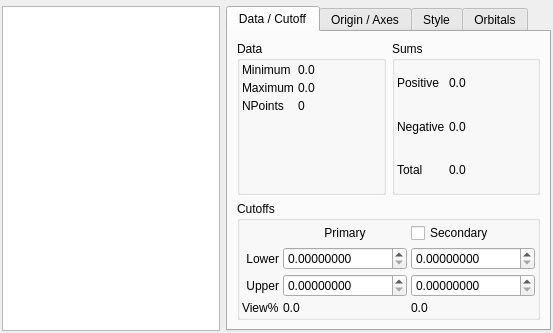
<ui version="4.0">
 <class>GridsDialog</class>
 <widget class="QDialog" name="GridsDialog">
  <property name="geometry">
   <rect>
    <x>0</x>
    <y>0</y>
    <width>553</width>
    <height>333</height>
   </rect>
  </property>
  <property name="windowTitle">
   <string>Grids</string>
  </property>
  <property name="windowIcon">
   <iconset resource="icons.qrc">
    <normaloff>:/stackicons/icons/stack_surfaces.svg</normaloff>:/stackicons/icons/stack_surfaces.svg</iconset>
  </property>
  <layout class="QVBoxLayout">
   <property name="spacing">
    <number>4</number>
   </property>
   <property name="margin">
    <number>2</number>
   </property>
   <item>
    <widget class="QFrame" name="menuFrame">
     <property name="minimumSize">
      <size>
       <width>0</width>
       <height>0</height>
      </size>
     </property>
     <property name="frameShape">
      <enum>QFrame::NoFrame</enum>
     </property>
     <property name="frameShadow">
      <enum>QFrame::Plain</enum>
     </property>
    </widget>
   </item>
   <item>
    <layout class="QHBoxLayout">
     <property name="spacing">
      <number>6</number>
     </property>
     <property name="margin">
      <number>0</number>
     </property>
     <item>
      <widget class="QListWidget" name="GridList">
       <property name="sizePolicy">
        <sizepolicy hsizetype="Expanding" vsizetype="Expanding">
         <horstretch>100</horstretch>
         <verstretch>0</verstretch>
        </sizepolicy>
       </property>
       <property name="minimumSize">
        <size>
         <width>200</width>
         <height>0</height>
        </size>
       </property>
      </widget>
     </item>
     <item>
      <widget class="QTabWidget" name="tabWidget">
       <property name="currentIndex">
        <number>0</number>
       </property>
       <widget class="QWidget" name="DataCutoff">
        <attribute name="title">
         <string>Data / Cutoff</string>
        </attribute>
        <layout class="QVBoxLayout" name="verticalLayout">
         <item>
          <layout class="QHBoxLayout" name="horizontalLayout_4">
           <item>
            <widget class="QGroupBox" name="groupBox_2">
             <property name="title">
              <string>Data</string>
             </property>
             <layout class="QHBoxLayout" name="horizontalLayout_2">
              <property name="spacing">
               <number>4</number>
              </property>
              <property name="margin">
               <number>2</number>
              </property>
              <item>
               <layout class="QGridLayout" name="gridLayout">
                <item row="0" column="0">
                 <widget class="QLabel" name="label_39">
                  <property name="text">
                   <string>Minimum</string>
                  </property>
                 </widget>
                </item>
                <item row="0" column="1">
                 <widget class="QLabel" name="GridMinimumLabel">
                  <property name="sizePolicy">
                   <sizepolicy hsizetype="Expanding" vsizetype="Preferred">
                    <horstretch>0</horstretch>
                    <verstretch>0</verstretch>
                   </sizepolicy>
                  </property>
                  <property name="text">
                   <string>0.0</string>
                  </property>
                 </widget>
                </item>
                <item row="1" column="0">
                 <widget class="QLabel" name="label_38">
                  <property name="text">
                   <string>Maximum</string>
                  </property>
                 </widget>
                </item>
                <item row="1" column="1">
                 <widget class="QLabel" name="GridMaximumLabel">
                  <property name="sizePolicy">
                   <sizepolicy hsizetype="Expanding" vsizetype="Preferred">
                    <horstretch>0</horstretch>
                    <verstretch>0</verstretch>
                   </sizepolicy>
                  </property>
                  <property name="text">
                   <string>0.0</string>
                  </property>
                 </widget>
                </item>
                <item row="2" column="0">
                 <widget class="QLabel" name="label_2">
                  <property name="text">
                   <string>NPoints</string>
                  </property>
                 </widget>
                </item>
                <item row="2" column="1">
                 <widget class="QLabel" name="GridNPointsLabel">
                  <property name="text">
                   <string>0</string>
                  </property>
                 </widget>
                </item>
                <item row="3" column="0">
                 <spacer name="verticalSpacer">
                  <property name="orientation">
                   <enum>Qt::Vertical</enum>
                  </property>
                  <property name="sizeHint" stdset="0">
                   <size>
                    <width>20</width>
                    <height>40</height>
                   </size>
                  </property>
                 </spacer>
                </item>
               </layout>
              </item>
             </layout>
            </widget>
           </item>
           <item>
            <widget class="QGroupBox" name="groupBox_4">
             <property name="title">
              <string>Sums</string>
             </property>
             <layout class="QHBoxLayout" name="horizontalLayout_3">
              <property name="spacing">
               <number>4</number>
              </property>
              <property name="margin">
               <number>2</number>
              </property>
              <item>
               <layout class="QGridLayout" name="gridLayout_3">
                <item row="4" column="0">
                 <widget class="QLabel" name="label_342343">
                  <property name="text">
                   <string>Total</string>
                  </property>
                 </widget>
                </item>
                <item row="2" column="0">
                 <widget class="QLabel" name="label_3">
                  <property name="text">
                   <string>Positive</string>
                  </property>
                 </widget>
                </item>
                <item row="3" column="0">
                 <widget class="QLabel" name="label_4">
                  <property name="text">
                   <string>Negative</string>
                  </property>
                 </widget>
                </item>
                <item row="2" column="1">
                 <widget class="QLabel" name="GridTotalPositiveSumLabel">
                  <property name="sizePolicy">
                   <sizepolicy hsizetype="Expanding" vsizetype="Preferred">
                    <horstretch>0</horstretch>
                    <verstretch>0</verstretch>
                   </sizepolicy>
                  </property>
                  <property name="text">
                   <string>0.0</string>
                  </property>
                 </widget>
                </item>
                <item row="3" column="1">
                 <widget class="QLabel" name="GridTotalNegativeSumLabel">
                  <property name="text">
                   <string>0.0</string>
                  </property>
                 </widget>
                </item>
                <item row="4" column="1">
                 <widget class="QLabel" name="GridTotalAbsoluteLabel">
                  <property name="text">
                   <string>0.0</string>
                  </property>
                 </widget>
                </item>
               </layout>
              </item>
             </layout>
            </widget>
           </item>
          </layout>
         </item>
         <item>
          <widget class="QGroupBox" name="groupBox_3">
           <property name="title">
            <string>Cutoffs</string>
           </property>
           <layout class="QHBoxLayout" name="horizontalLayout">
            <property name="spacing">
             <number>4</number>
            </property>
            <property name="margin">
             <number>2</number>
            </property>
            <item>
             <layout class="QGridLayout" name="gridLayout_2">
              <item row="1" column="1">
               <widget class="QLabel" name="label_37">
                <property name="text">
                 <string>Lower</string>
                </property>
                <property name="alignment">
                 <set>Qt::AlignRight|Qt::AlignTrailing|Qt::AlignVCenter</set>
                </property>
               </widget>
              </item>
              <item row="2" column="1">
               <widget class="QLabel" name="label_40">
                <property name="text">
                 <string>Upper</string>
                </property>
                <property name="alignment">
                 <set>Qt::AlignRight|Qt::AlignTrailing|Qt::AlignVCenter</set>
                </property>
               </widget>
              </item>
              <item row="2" column="2">
               <widget class="QDoubleSpinBox" name="GridUpperCutoffSpin">
                <property name="sizePolicy">
                 <sizepolicy hsizetype="Expanding" vsizetype="Fixed">
                  <horstretch>0</horstretch>
                  <verstretch>0</verstretch>
                 </sizepolicy>
                </property>
                <property name="decimals">
                 <number>8</number>
                </property>
                <property name="singleStep">
                 <double>0.001000000000000</double>
                </property>
               </widget>
              </item>
              <item row="1" column="2">
               <widget class="QDoubleSpinBox" name="GridLowerCutoffSpin">
                <property name="sizePolicy">
                 <sizepolicy hsizetype="Expanding" vsizetype="Fixed">
                  <horstretch>0</horstretch>
                  <verstretch>0</verstretch>
                 </sizepolicy>
                </property>
                <property name="decimals">
                 <number>8</number>
                </property>
                <property name="singleStep">
                 <double>0.000000000000000</double>
                </property>
               </widget>
              </item>
              <item row="0" column="2">
               <widget class="QLabel" name="label_5">
                <property name="text">
                 <string>Primary</string>
                </property>
                <property name="alignment">
                 <set>Qt::AlignCenter</set>
                </property>
               </widget>
              </item>
              <item row="1" column="3">
               <widget class="QDoubleSpinBox" name="GridLowerCutoff2Spin">
                <property name="sizePolicy">
                 <sizepolicy hsizetype="Expanding" vsizetype="Fixed">
                  <horstretch>0</horstretch>
                  <verstretch>0</verstretch>
                 </sizepolicy>
                </property>
                <property name="decimals">
                 <number>8</number>
                </property>
                <property name="singleStep">
                 <double>0.000000000000000</double>
                </property>
               </widget>
              </item>
              <item row="2" column="3">
               <widget class="QDoubleSpinBox" name="GridUpperCutoff2Spin">
                <property name="sizePolicy">
                 <sizepolicy hsizetype="Expanding" vsizetype="Fixed">
                  <horstretch>0</horstretch>
                  <verstretch>0</verstretch>
                 </sizepolicy>
                </property>
                <property name="decimals">
                 <number>8</number>
                </property>
                <property name="singleStep">
                 <double>0.001000000000000</double>
                </property>
               </widget>
              </item>
              <item row="0" column="3">
               <widget class="QCheckBox" name="GridSecondaryCutoffCheck">
                <property name="text">
                 <string>Secondary</string>
                </property>
               </widget>
              </item>
              <item row="3" column="1">
               <widget class="QLabel" name="label_9">
                <property name="text">
                 <string>View%</string>
                </property>
               </widget>
              </item>
              <item row="3" column="2">
               <widget class="QLabel" name="GridPrimaryPercentLabel">
                <property name="toolTip">
                 <string>Percentage of total grid density drawn in primary surface</string>
                </property>
                <property name="text">
                 <string>0.0</string>
                </property>
               </widget>
              </item>
              <item row="3" column="3">
               <widget class="QLabel" name="GridSecondaryPercentLabel">
                <property name="toolTip">
                 <string>Percentage of total grid density drawn in secondary surface</string>
                </property>
                <property name="text">
                 <string>0.0</string>
                </property>
               </widget>
              </item>
             </layout>
            </item>
           </layout>
          </widget>
         </item>
        </layout>
       </widget>
       <widget class="QWidget" name="OriginAxesPage">
        <attribute name="title">
         <string>Origin / Axes</string>
        </attribute>
        <layout class="QVBoxLayout">
         <property name="spacing">
          <number>4</number>
         </property>
         <property name="margin">
          <number>2</number>
         </property>
         <item>
          <layout class="QHBoxLayout">
           <property name="spacing">
            <number>4</number>
           </property>
           <property name="margin">
            <number>0</number>
           </property>
           <item>
            <widget class="QLabel" name="label_31">
             <property name="sizePolicy">
              <sizepolicy hsizetype="Minimum" vsizetype="Preferred">
               <horstretch>0</horstretch>
               <verstretch>0</verstretch>
              </sizepolicy>
             </property>
             <property name="text">
              <string>O</string>
             </property>
            </widget>
           </item>
           <item>
            <widget class="QDoubleSpinBox" name="GridOriginXSpin">
             <property name="sizePolicy">
              <sizepolicy hsizetype="Expanding" vsizetype="Fixed">
               <horstretch>0</horstretch>
               <verstretch>0</verstretch>
              </sizepolicy>
             </property>
             <property name="decimals">
              <number>5</number>
             </property>
             <property name="minimum">
              <double>-1000.000000000000000</double>
             </property>
             <property name="maximum">
              <double>1000.000000000000000</double>
             </property>
            </widget>
           </item>
           <item>
            <widget class="QDoubleSpinBox" name="GridOriginYSpin">
             <property name="sizePolicy">
              <sizepolicy hsizetype="Expanding" vsizetype="Fixed">
               <horstretch>0</horstretch>
               <verstretch>0</verstretch>
              </sizepolicy>
             </property>
             <property name="decimals">
              <number>5</number>
             </property>
             <property name="minimum">
              <double>-1000.000000000000000</double>
             </property>
             <property name="maximum">
              <double>1000.000000000000000</double>
             </property>
            </widget>
           </item>
           <item>
            <widget class="QDoubleSpinBox" name="GridOriginZSpin">
             <property name="sizePolicy">
              <sizepolicy hsizetype="Expanding" vsizetype="Fixed">
               <horstretch>0</horstretch>
               <verstretch>0</verstretch>
              </sizepolicy>
             </property>
             <property name="decimals">
              <number>5</number>
             </property>
             <property name="minimum">
              <double>-1000.000000000000000</double>
             </property>
             <property name="maximum">
              <double>1000.000000000000000</double>
             </property>
            </widget>
           </item>
          </layout>
         </item>
         <item>
          <widget class="Line" name="line_3">
           <property name="orientation">
            <enum>Qt::Horizontal</enum>
           </property>
          </widget>
         </item>
         <item>
          <layout class="QHBoxLayout">
           <property name="spacing">
            <number>4</number>
           </property>
           <property name="margin">
            <number>0</number>
           </property>
           <item>
            <widget class="QLabel" name="label_36">
             <property name="sizePolicy">
              <sizepolicy hsizetype="Minimum" vsizetype="Preferred">
               <horstretch>0</horstretch>
               <verstretch>0</verstretch>
              </sizepolicy>
             </property>
             <property name="text">
              <string>A</string>
             </property>
            </widget>
           </item>
           <item>
            <widget class="QDoubleSpinBox" name="GridAxesAXSpin">
             <property name="sizePolicy">
              <sizepolicy hsizetype="Expanding" vsizetype="Fixed">
               <horstretch>0</horstretch>
               <verstretch>0</verstretch>
              </sizepolicy>
             </property>
             <property name="decimals">
              <number>5</number>
             </property>
             <property name="minimum">
              <double>-10.000000000000000</double>
             </property>
             <property name="maximum">
              <double>10.000000000000000</double>
             </property>
             <property name="singleStep">
              <double>0.100000000000000</double>
             </property>
            </widget>
           </item>
           <item>
            <widget class="QDoubleSpinBox" name="GridAxesAYSpin">
             <property name="sizePolicy">
              <sizepolicy hsizetype="Expanding" vsizetype="Fixed">
               <horstretch>0</horstretch>
               <verstretch>0</verstretch>
              </sizepolicy>
             </property>
             <property name="decimals">
              <number>5</number>
             </property>
             <property name="minimum">
              <double>-10.000000000000000</double>
             </property>
             <property name="maximum">
              <double>10.000000000000000</double>
             </property>
             <property name="singleStep">
              <double>0.100000000000000</double>
             </property>
            </widget>
           </item>
           <item>
            <widget class="QDoubleSpinBox" name="GridAxesAZSpin">
             <property name="sizePolicy">
              <sizepolicy hsizetype="Expanding" vsizetype="Fixed">
               <horstretch>0</horstretch>
               <verstretch>0</verstretch>
              </sizepolicy>
             </property>
             <property name="decimals">
              <number>5</number>
             </property>
             <property name="minimum">
              <double>-10.000000000000000</double>
             </property>
             <property name="maximum">
              <double>10.000000000000000</double>
             </property>
             <property name="singleStep">
              <double>0.100000000000000</double>
             </property>
            </widget>
           </item>
          </layout>
         </item>
         <item>
          <layout class="QHBoxLayout">
           <property name="spacing">
            <number>4</number>
           </property>
           <property name="margin">
            <number>0</number>
           </property>
           <item>
            <widget class="QLabel" name="label_32">
             <property name="sizePolicy">
              <sizepolicy hsizetype="Minimum" vsizetype="Preferred">
               <horstretch>0</horstretch>
               <verstretch>0</verstretch>
              </sizepolicy>
             </property>
             <property name="text">
              <string>B</string>
             </property>
            </widget>
           </item>
           <item>
            <widget class="QDoubleSpinBox" name="GridAxesBXSpin">
             <property name="sizePolicy">
              <sizepolicy hsizetype="Expanding" vsizetype="Fixed">
               <horstretch>0</horstretch>
               <verstretch>0</verstretch>
              </sizepolicy>
             </property>
             <property name="decimals">
              <number>5</number>
             </property>
             <property name="minimum">
              <double>-10.000000000000000</double>
             </property>
             <property name="maximum">
              <double>10.000000000000000</double>
             </property>
             <property name="singleStep">
              <double>0.100000000000000</double>
             </property>
            </widget>
           </item>
           <item>
            <widget class="QDoubleSpinBox" name="GridAxesBYSpin">
             <property name="sizePolicy">
              <sizepolicy hsizetype="Expanding" vsizetype="Fixed">
               <horstretch>0</horstretch>
               <verstretch>0</verstretch>
              </sizepolicy>
             </property>
             <property name="decimals">
              <number>5</number>
             </property>
             <property name="minimum">
              <double>-10.000000000000000</double>
             </property>
             <property name="maximum">
              <double>10.000000000000000</double>
             </property>
             <property name="singleStep">
              <double>0.100000000000000</double>
             </property>
            </widget>
           </item>
           <item>
            <widget class="QDoubleSpinBox" name="GridAxesBZSpin">
             <property name="sizePolicy">
              <sizepolicy hsizetype="Expanding" vsizetype="Fixed">
               <horstretch>0</horstretch>
               <verstretch>0</verstretch>
              </sizepolicy>
             </property>
             <property name="decimals">
              <number>5</number>
             </property>
             <property name="minimum">
              <double>-10.000000000000000</double>
             </property>
             <property name="maximum">
              <double>10.000000000000000</double>
             </property>
             <property name="singleStep">
              <double>0.100000000000000</double>
             </property>
            </widget>
           </item>
          </layout>
         </item>
         <item>
          <layout class="QHBoxLayout">
           <property name="spacing">
            <number>4</number>
           </property>
           <property name="margin">
            <number>0</number>
           </property>
           <item>
            <widget class="QLabel" name="label_33">
             <property name="sizePolicy">
              <sizepolicy hsizetype="Minimum" vsizetype="Preferred">
               <horstretch>0</horstretch>
               <verstretch>0</verstretch>
              </sizepolicy>
             </property>
             <property name="text">
              <string>C</string>
             </property>
            </widget>
           </item>
           <item>
            <widget class="QDoubleSpinBox" name="GridAxesCXSpin">
             <property name="sizePolicy">
              <sizepolicy hsizetype="Expanding" vsizetype="Fixed">
               <horstretch>0</horstretch>
               <verstretch>0</verstretch>
              </sizepolicy>
             </property>
             <property name="decimals">
              <number>5</number>
             </property>
             <property name="minimum">
              <double>-10.000000000000000</double>
             </property>
             <property name="maximum">
              <double>10.000000000000000</double>
             </property>
             <property name="singleStep">
              <double>0.100000000000000</double>
             </property>
            </widget>
           </item>
           <item>
            <widget class="QDoubleSpinBox" name="GridAxesCYSpin">
             <property name="sizePolicy">
              <sizepolicy hsizetype="Expanding" vsizetype="Fixed">
               <horstretch>0</horstretch>
               <verstretch>0</verstretch>
              </sizepolicy>
             </property>
             <property name="decimals">
              <number>5</number>
             </property>
             <property name="minimum">
              <double>-10.000000000000000</double>
             </property>
             <property name="maximum">
              <double>10.000000000000000</double>
             </property>
             <property name="singleStep">
              <double>0.100000000000000</double>
             </property>
            </widget>
           </item>
           <item>
            <widget class="QDoubleSpinBox" name="GridAxesCZSpin">
             <property name="sizePolicy">
              <sizepolicy hsizetype="Expanding" vsizetype="Fixed">
               <horstretch>0</horstretch>
               <verstretch>0</verstretch>
              </sizepolicy>
             </property>
             <property name="decimals">
              <number>5</number>
             </property>
             <property name="minimum">
              <double>-10.000000000000000</double>
             </property>
             <property name="maximum">
              <double>10.000000000000000</double>
             </property>
             <property name="singleStep">
              <double>0.100000000000000</double>
             </property>
            </widget>
           </item>
          </layout>
         </item>
         <item>
          <spacer>
           <property name="orientation">
            <enum>Qt::Vertical</enum>
           </property>
           <property name="sizeHint" stdset="0">
            <size>
             <width>20</width>
             <height>40</height>
            </size>
           </property>
          </spacer>
         </item>
        </layout>
       </widget>
       <widget class="QWidget" name="StylePage">
        <attribute name="title">
         <string>Style</string>
        </attribute>
        <layout class="QVBoxLayout">
         <property name="spacing">
          <number>4</number>
         </property>
         <property name="margin">
          <number>2</number>
         </property>
         <item>
          <widget class="QComboBox" name="GridStyleCombo">
           <property name="sizePolicy">
            <sizepolicy hsizetype="Expanding" vsizetype="Fixed">
             <horstretch>0</horstretch>
             <verstretch>0</verstretch>
            </sizepolicy>
           </property>
           <item>
            <property name="text">
             <string>Grid</string>
            </property>
           </item>
           <item>
            <property name="text">
             <string>Points</string>
            </property>
           </item>
           <item>
            <property name="text">
             <string>Triangles</string>
            </property>
           </item>
           <item>
            <property name="text">
             <string>Solid</string>
            </property>
           </item>
          </widget>
         </item>
         <item>
          <widget class="QGroupBox" name="groupBox">
           <property name="title">
            <string>Colour</string>
           </property>
           <layout class="QVBoxLayout">
            <property name="spacing">
             <number>2</number>
            </property>
            <property name="margin">
             <number>2</number>
            </property>
            <item>
             <widget class="QRadioButton" name="GridUseColourScaleRadio">
              <property name="text">
               <string>From ColourScale</string>
              </property>
             </widget>
            </item>
            <item>
             <layout class="QHBoxLayout">
              <property name="spacing">
               <number>6</number>
              </property>
              <property name="margin">
               <number>0</number>
              </property>
              <item>
               <spacer>
                <property name="orientation">
                 <enum>Qt::Horizontal</enum>
                </property>
                <property name="sizeType">
                 <enum>QSizePolicy::Fixed</enum>
                </property>
                <property name="sizeHint" stdset="0">
                 <size>
                  <width>40</width>
                  <height>20</height>
                 </size>
                </property>
               </spacer>
              </item>
              <item>
               <widget class="QLabel" name="label">
                <property name="text">
                 <string>Scale ID</string>
                </property>
               </widget>
              </item>
              <item>
               <widget class="QSpinBox" name="GridColourscaleSpin">
                <property name="minimum">
                 <number>1</number>
                </property>
                <property name="maximum">
                 <number>10</number>
                </property>
               </widget>
              </item>
              <item>
               <widget class="QLabel" name="GridColourscaleName">
                <property name="sizePolicy">
                 <sizepolicy hsizetype="Expanding" vsizetype="Preferred">
                  <horstretch>0</horstretch>
                  <verstretch>0</verstretch>
                 </sizepolicy>
                </property>
                <property name="text">
                 <string>(unknown)</string>
                </property>
               </widget>
              </item>
             </layout>
            </item>
            <item>
             <widget class="QRadioButton" name="GridUseInternalColoursRadio">
              <property name="text">
               <string>Internal Colours</string>
              </property>
              <property name="checked">
               <bool>true</bool>
              </property>
             </widget>
            </item>
            <item>
             <layout class="QHBoxLayout">
              <property name="spacing">
               <number>6</number>
              </property>
              <property name="margin">
               <number>0</number>
              </property>
              <item>
               <spacer>
                <property name="orientation">
                 <enum>Qt::Horizontal</enum>
                </property>
                <property name="sizeType">
                 <enum>QSizePolicy::Fixed</enum>
                </property>
                <property name="sizeHint" stdset="0">
                 <size>
                  <width>40</width>
                  <height>20</height>
                 </size>
                </property>
               </spacer>
              </item>
              <item>
               <layout class="QGridLayout">
                <property name="margin">
                 <number>0</number>
                </property>
                <property name="spacing">
                 <number>6</number>
                </property>
                <item row="0" column="1">
                 <widget class="TColourFrame" name="GridPrimaryColourFrame">
                  <property name="sizePolicy">
                   <sizepolicy hsizetype="Expanding" vsizetype="Ignored">
                    <horstretch>0</horstretch>
                    <verstretch>0</verstretch>
                   </sizepolicy>
                  </property>
                  <property name="minimumSize">
                   <size>
                    <width>24</width>
                    <height>24</height>
                   </size>
                  </property>
                  <property name="toolTip">
                   <string>Standard colour used for all grid vertices (if unsymmetric) or positive values (if symmetric)</string>
                  </property>
                  <property name="frameShape">
                   <enum>QFrame::StyledPanel</enum>
                  </property>
                  <property name="frameShadow">
                   <enum>QFrame::Raised</enum>
                  </property>
                 </widget>
                </item>
                <item row="0" column="2">
                 <widget class="QPushButton" name="GridPrimaryColourButton">
                  <property name="sizePolicy">
                   <sizepolicy hsizetype="Preferred" vsizetype="Preferred">
                    <horstretch>0</horstretch>
                    <verstretch>0</verstretch>
                   </sizepolicy>
                  </property>
                  <property name="minimumSize">
                   <size>
                    <width>30</width>
                    <height>30</height>
                   </size>
                  </property>
                  <property name="maximumSize">
                   <size>
                    <width>30</width>
                    <height>30</height>
                   </size>
                  </property>
                  <property name="toolTip">
                   <string/>
                  </property>
                  <property name="text">
                   <string/>
                  </property>
                  <property name="icon">
                   <iconset resource="icons.qrc">
                    <normaloff>:/basic/icons/basic_colour.svg</normaloff>:/basic/icons/basic_colour.svg</iconset>
                  </property>
                  <property name="autoDefault">
                   <bool>false</bool>
                  </property>
                 </widget>
                </item>
                <item row="0" column="0">
                 <widget class="QLabel" name="label_7">
                  <property name="sizePolicy">
                   <sizepolicy hsizetype="Minimum" vsizetype="Preferred">
                    <horstretch>0</horstretch>
                    <verstretch>0</verstretch>
                   </sizepolicy>
                  </property>
                  <property name="text">
                   <string>Primary</string>
                  </property>
                 </widget>
                </item>
                <item row="1" column="0">
                 <widget class="QLabel" name="label_53">
                  <property name="sizePolicy">
                   <sizepolicy hsizetype="Minimum" vsizetype="Preferred">
                    <horstretch>0</horstretch>
                    <verstretch>0</verstretch>
                   </sizepolicy>
                  </property>
                  <property name="text">
                   <string>Secondary</string>
                  </property>
                 </widget>
                </item>
                <item row="1" column="1">
                 <widget class="TColourFrame" name="GridSecondaryColourFrame">
                  <property name="sizePolicy">
                   <sizepolicy hsizetype="Expanding" vsizetype="Ignored">
                    <horstretch>0</horstretch>
                    <verstretch>0</verstretch>
                   </sizepolicy>
                  </property>
                  <property name="minimumSize">
                   <size>
                    <width>24</width>
                    <height>24</height>
                   </size>
                  </property>
                  <property name="toolTip">
                   <string>Colour of secondary surface</string>
                  </property>
                  <property name="frameShape">
                   <enum>QFrame::StyledPanel</enum>
                  </property>
                  <property name="frameShadow">
                   <enum>QFrame::Raised</enum>
                  </property>
                 </widget>
                </item>
                <item row="1" column="2">
                 <widget class="QPushButton" name="GridSecondaryColourButton">
                  <property name="sizePolicy">
                   <sizepolicy hsizetype="Preferred" vsizetype="Preferred">
                    <horstretch>0</horstretch>
                    <verstretch>0</verstretch>
                   </sizepolicy>
                  </property>
                  <property name="minimumSize">
                   <size>
                    <width>30</width>
                    <height>30</height>
                   </size>
                  </property>
                  <property name="maximumSize">
                   <size>
                    <width>30</width>
                    <height>30</height>
                   </size>
                  </property>
                  <property name="text">
                   <string/>
                  </property>
                  <property name="icon">
                   <iconset resource="icons.qrc">
                    <normaloff>:/basic/icons/basic_colour.svg</normaloff>:/basic/icons/basic_colour.svg</iconset>
                  </property>
                  <property name="autoDefault">
                   <bool>false</bool>
                  </property>
                 </widget>
                </item>
               </layout>
              </item>
             </layout>
            </item>
           </layout>
          </widget>
         </item>
         <item>
          <spacer>
           <property name="orientation">
            <enum>Qt::Vertical</enum>
           </property>
           <property name="sizeHint" stdset="0">
            <size>
             <width>20</width>
             <height>40</height>
            </size>
           </property>
          </spacer>
         </item>
        </layout>
       </widget>
       <widget class="QWidget" name="OrbitalsPage">
        <attribute name="title">
         <string>Orbitals</string>
        </attribute>
        <layout class="QVBoxLayout" name="verticalLayout_3">
         <item>
          <widget class="QTableWidget" name="OrbitalTable">
           <property name="selectionMode">
            <enum>QAbstractItemView::SingleSelection</enum>
           </property>
           <property name="selectionBehavior">
            <enum>QAbstractItemView::SelectRows</enum>
           </property>
           <column>
            <property name="text">
             <string>No</string>
            </property>
           </column>
           <column>
            <property name="text">
             <string>Symm</string>
            </property>
           </column>
           <column>
            <property name="text">
             <string>Occ.</string>
            </property>
           </column>
           <column>
            <property name="text">
             <string>Energy</string>
            </property>
           </column>
          </widget>
         </item>
         <item>
          <layout class="QHBoxLayout" name="horizontalLayout_5">
           <item>
            <widget class="QPushButton" name="ViewBasisButton">
             <property name="text">
              <string>View Basis</string>
             </property>
            </widget>
           </item>
           <item>
            <widget class="QPushButton" name="ViewEigenvectorButton">
             <property name="text">
              <string>View Eigenvector</string>
             </property>
            </widget>
           </item>
           <item>
            <spacer name="horizontalSpacer_2">
             <property name="orientation">
              <enum>Qt::Horizontal</enum>
             </property>
             <property name="sizeHint" stdset="0">
              <size>
               <width>13</width>
               <height>20</height>
              </size>
             </property>
            </spacer>
           </item>
           <item>
            <widget class="QPushButton" name="OrbitalCalculateButton">
             <property name="text">
              <string>Calculate</string>
             </property>
            </widget>
           </item>
          </layout>
         </item>
         <item>
          <widget class="QGroupBox" name="OriginGroup">
           <property name="title">
            <string>Origin</string>
           </property>
           <layout class="QVBoxLayout" name="verticalLayout_2">
            <property name="spacing">
             <number>2</number>
            </property>
            <property name="margin">
             <number>2</number>
            </property>
            <item>
             <layout class="QHBoxLayout" name="_2">
              <property name="spacing">
               <number>4</number>
              </property>
              <property name="margin">
               <number>0</number>
              </property>
              <item>
               <widget class="QDoubleSpinBox" name="OrbitalOriginXSpin">
                <property name="sizePolicy">
                 <sizepolicy hsizetype="Expanding" vsizetype="Fixed">
                  <horstretch>0</horstretch>
                  <verstretch>0</verstretch>
                 </sizepolicy>
                </property>
                <property name="decimals">
                 <number>5</number>
                </property>
                <property name="minimum">
                 <double>-1000.000000000000000</double>
                </property>
                <property name="maximum">
                 <double>1000.000000000000000</double>
                </property>
               </widget>
              </item>
              <item>
               <widget class="QDoubleSpinBox" name="OrbitalOriginYSpin">
                <property name="sizePolicy">
                 <sizepolicy hsizetype="Expanding" vsizetype="Fixed">
                  <horstretch>0</horstretch>
                  <verstretch>0</verstretch>
                 </sizepolicy>
                </property>
                <property name="decimals">
                 <number>5</number>
                </property>
                <property name="minimum">
                 <double>-1000.000000000000000</double>
                </property>
                <property name="maximum">
                 <double>1000.000000000000000</double>
                </property>
               </widget>
              </item>
              <item>
               <widget class="QDoubleSpinBox" name="OrbitalOriginZSpin">
                <property name="sizePolicy">
                 <sizepolicy hsizetype="Expanding" vsizetype="Fixed">
                  <horstretch>0</horstretch>
                  <verstretch>0</verstretch>
                 </sizepolicy>
                </property>
                <property name="decimals">
                 <number>5</number>
                </property>
                <property name="minimum">
                 <double>-1000.000000000000000</double>
                </property>
                <property name="maximum">
                 <double>1000.000000000000000</double>
                </property>
               </widget>
              </item>
             </layout>
            </item>
           </layout>
          </widget>
         </item>
         <item>
          <widget class="QGroupBox" name="groupBox_5">
           <property name="title">
            <string>Grid</string>
           </property>
           <layout class="QHBoxLayout" name="horizontalLayout_6">
            <property name="spacing">
             <number>2</number>
            </property>
            <property name="margin">
             <number>2</number>
            </property>
            <item>
             <widget class="QLabel" name="PointsLabel">
              <property name="sizePolicy">
               <sizepolicy hsizetype="Minimum" vsizetype="Preferred">
                <horstretch>0</horstretch>
                <verstretch>0</verstretch>
               </sizepolicy>
              </property>
              <property name="text">
               <string>Points</string>
              </property>
             </widget>
            </item>
            <item>
             <widget class="QSpinBox" name="OrbitalPointsSpin">
              <property name="sizePolicy">
               <sizepolicy hsizetype="Expanding" vsizetype="Fixed">
                <horstretch>0</horstretch>
                <verstretch>0</verstretch>
               </sizepolicy>
              </property>
              <property name="maximum">
               <number>1000</number>
              </property>
             </widget>
            </item>
            <item>
             <widget class="QLabel" name="SpacingLabel">
              <property name="sizePolicy">
               <sizepolicy hsizetype="Minimum" vsizetype="Preferred">
                <horstretch>0</horstretch>
                <verstretch>0</verstretch>
               </sizepolicy>
              </property>
              <property name="text">
               <string>Spacing</string>
              </property>
             </widget>
            </item>
            <item>
             <widget class="QDoubleSpinBox" name="OrbitalSpacingSpin">
              <property name="sizePolicy">
               <sizepolicy hsizetype="Expanding" vsizetype="Fixed">
                <horstretch>0</horstretch>
                <verstretch>0</verstretch>
               </sizepolicy>
              </property>
              <property name="decimals">
               <number>4</number>
              </property>
              <property name="minimum">
               <double>0.010000000000000</double>
              </property>
              <property name="maximum">
               <double>10.000000000000000</double>
              </property>
              <property name="singleStep">
               <double>0.050000000000000</double>
              </property>
              <property name="value">
               <double>0.150000000000000</double>
              </property>
             </widget>
            </item>
           </layout>
          </widget>
         </item>
        </layout>
       </widget>
      </widget>
     </item>
    </layout>
   </item>
  </layout>
  <action name="actionGridCopy">
   <property name="text">
    <string>Copy</string>
   </property>
  </action>
  <action name="actionGridCut">
   <property name="text">
    <string>Cut</string>
   </property>
  </action>
  <action name="actionGridDelete">
   <property name="text">
    <string>Delete</string>
   </property>
  </action>
  <action name="actionGridPaste">
   <property name="icon">
    <iconset resource="icons.qrc">
     <normaloff>:/edit/icons/edit_paste.svg</normaloff>:/edit/icons/edit_paste.svg</iconset>
   </property>
   <property name="text">
    <string>Paste</string>
   </property>
  </action>
  <action name="actionGridLoad">
   <property name="icon">
    <iconset resource="icons.qrc">
     <normaloff>:/file/icons/file_open.svg</normaloff>:/file/icons/file_open.svg</iconset>
   </property>
   <property name="text">
    <string>Load</string>
   </property>
  </action>
 </widget>
 <customwidgets>
  <customwidget>
   <class>TColourFrame</class>
   <extends>QFrame</extends>
   <header>gui/tcolourframe.uih</header>
   <container>1</container>
  </customwidget>
 </customwidgets>
 <resources>
  <include location="icons.qrc"/>
 </resources>
 <connections/>
</ui>
